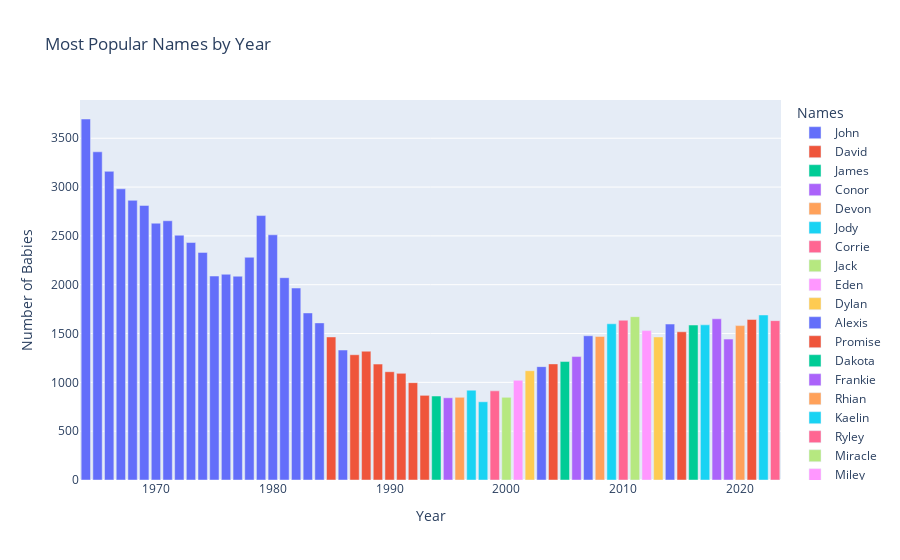

Notebook code cell kept with this figure:
### Code cell
# Group by year and name, and sum the counts
df_agg = df.groupby(['Year', 'Names']).sum().reset_index()

# Find the most popular name for each year
most_popular_names = df_agg.loc[df_agg.groupby('Year')['VALUE'].idxmax()]

# Visualize the most popular names by year
fig = px.bar(most_popular_names, x='Year', y='VALUE', color='Names',
             title='Most Popular Names by Year', labels={'VALUE': 'Number of Babies'})
fig.update_layout(xaxis_title='Year', yaxis_title='Number of Babies')
fig.show()

### Figure 1 — Plotly figure (JSON) as saved in the notebook; plotly's stock layout.template omitted (floating-point values rounded to 4 significant figures)
{"data": [{"alignmentgroup": "True", "hovertemplate": "Names=John<br>Year=%{x}<br>Number of Babies=%{y}<extra></extra>", "legendgroup": "John", "marker": {"color": "#636efa", "pattern": {"shape": ""}}, "name": "John", "offsetgroup": "John", "orientation": "v", "showlegend": true, "textposition": "auto", "type": "bar", "x": [1964, 1965, 1966, 1967, 1968, 1969, 1970, 1971, 1972, 1973, 1974, 1975, 1976, 1977, 1978, 1979, 1980, 1981, 1982, 1983, 1984, 1986], "xaxis": "x", "y": [3697, 3361, 3161, 2982, 2864, 2812, 2630, 2655, 2507, 2432, 2331, 2089, 2107, 2087, 2281, 2708, 2511, 2072, 1966, 1711, 1609, 1331], "yaxis": "y"}, {"alignmentgroup": "True", "hovertemplate": "Names=David<br>Year=%{x}<br>Number of Babies=%{y}<extra></extra>", "legendgroup": "David", "marker": {"color": "#EF553B", "pattern": {"shape": ""}}, "name": "David", "offsetgroup": "David", "orientation": "v", "showlegend": true, "textposition": "auto", "type": "bar", "x": [1985, 1987, 1988, 1989, 1990, 1991, 1992, 1993], "xaxis": "x", "y": [1465, 1283, 1319, 1187, 1109, 1092, 997, 867], "yaxis": "y"}, {"alignmentgroup": "True", "hovertemplate": "Names=James<br>Year=%{x}<br>Number of Babies=%{y}<extra></extra>", "legendgroup": "James", "marker": {"color": "#00cc96", "pattern": {"shape": ""}}, "name": "James", "offsetgroup": "James", "orientation": "v", "showlegend": true, "textposition": "auto", "type": "bar", "x": [1994], "xaxis": "x", "y": [860], "yaxis": "y"}, {"alignmentgroup": "True", "hovertemplate": "Names=Conor<br>Year=%{x}<br>Number of Babies=%{y}<extra></extra>", "legendgroup": "Conor", "marker": {"color": "#ab63fa", "pattern": {"shape": ""}}, "name": "Conor", "offsetgroup": "Conor", "orientation": "v", "showlegend": true, "textposition": "auto", "type": "bar", "x": [1995], "xaxis": "x", "y": [842], "yaxis": "y"}, {"alignmentgroup": "True", "hovertemplate": "Names=Devon<br>Year=%{x}<br>Number of Babies=%{y}<extra></extra>", "legendgroup": "Devon", "marker": {"color": "#FFA15A", "pattern": {"shape": ""}}, "name": "Devon", "offsetgroup": "Devon", "orientation": "v", "showlegend": true, "textposition": "auto", "type": "bar", "x": [1996], "xaxis": "x", "y": [847], "yaxis": "y"}, {"alignmentgroup": "True", "hovertemplate": "Names=Jody<br>Year=%{x}<br>Number of Babies=%{y}<extra></extra>", "legendgroup": "Jody", "marker": {"color": "#19d3f3", "pattern": {"shape": ""}}, "name": "Jody", "offsetgroup": "Jody", "orientation": "v", "showlegend": true, "textposition": "auto", "type": "bar", "x": [1997, 1998, 2017], "xaxis": "x", "y": [920, 801, 1589], "yaxis": "y"}, {"alignmentgroup": "True", "hovertemplate": "Names=Corrie<br>Year=%{x}<br>Number of Babies=%{y}<extra></extra>", "legendgroup": "Corrie", "marker": {"color": "#FF6692", "pattern": {"shape": ""}}, "name": "Corrie", "offsetgroup": "Corrie", "orientation": "v", "showlegend": true, "textposition": "auto", "type": "bar", "x": [1999], "xaxis": "x", "y": [913], "yaxis": "y"}, {"alignmentgroup": "True", "hovertemplate": "Names=Jack<br>Year=%{x}<br>Number of Babies=%{y}<extra></extra>", "legendgroup": "Jack", "marker": {"color": "#B6E880", "pattern": {"shape": ""}}, "name": "Jack", "offsetgroup": "Jack", "orientation": "v", "showlegend": true, "textposition": "auto", "type": "bar", "x": [2000], "xaxis": "x", "y": [847], "yaxis": "y"}, {"alignmentgroup": "True", "hovertemplate": "Names=Eden<br>Year=%{x}<br>Number of Babies=%{y}<extra></extra>", "legendgroup": "Eden", "marker": {"color": "#FF97FF", "pattern": {"shape": ""}}, "name": "Eden", "offsetgroup": "Eden", "orientation": "v", "showlegend": true, "textposition": "auto", "type": "bar", "x": [2001], "xaxis": "x", "y": [1021], "yaxis": "y"}, {"alignmentgroup": "True", "hovertemplate": "Names=Dylan<br>Year=%{x}<br>Number of Babies=%{y}<extra></extra>", "legendgroup": "Dylan", "marker": {"color": "#FECB52", "pattern": {"shape": ""}}, "name": "Dylan", "offsetgroup": "Dylan", "orientation": "v", "showlegend": true, "textposition": "auto", "type": "bar", "x": [2002], "xaxis": "x", "y": [1119], "yaxis": "y"}, {"alignmentgroup": "True", "hovertemplate": "Names=Alexis<br>Year=%{x}<br>Number of Babies=%{y}<extra></extra>", "legendgroup": "Alexis", "marker": {"color": "#636efa", "pattern": {"shape": ""}}, "name": "Alexis", "offsetgroup": "Alexis", "orientation": "v", "showlegend": true, "textposition": "auto", "type": "bar", "x": [2003, 2007], "xaxis": "x", "y": [1161, 1477], "yaxis": "y"}, {"alignmentgroup": "True", "hovertemplate": "Names=Promise<br>Year=%{x}<br>Number of Babies=%{y}<extra></extra>", "legendgroup": "Promise", "marker": {"color": "#EF553B", "pattern": {"shape": ""}}, "name": "Promise", "offsetgroup": "Promise", "orientation": "v", "showlegend": true, "textposition": "auto", "type": "bar", "x": [2004], "xaxis": "x", "y": [1189], "yaxis": "y"}, {"alignmentgroup": "True", "hovertemplate": "Names=Dakota<br>Year=%{x}<br>Number of Babies=%{y}<extra></extra>", "legendgroup": "Dakota", "marker": {"color": "#00cc96", "pattern": {"shape": ""}}, "name": "Dakota", "offsetgroup": "Dakota", "orientation": "v", "showlegend": true, "textposition": "auto", "type": "bar", "x": [2005], "xaxis": "x", "y": [1213], "yaxis": "y"}, {"alignmentgroup": "True", "hovertemplate": "Names=Frankie<br>Year=%{x}<br>Number of Babies=%{y}<extra></extra>", "legendgroup": "Frankie", "marker": {"color": "#ab63fa", "pattern": {"shape": ""}}, "name": "Frankie", "offsetgroup": "Frankie", "orientation": "v", "showlegend": true, "textposition": "auto", "type": "bar", "x": [2006], "xaxis": "x", "y": [1264], "yaxis": "y"}, {"alignmentgroup": "True", "hovertemplate": "Names=Rhian<br>Year=%{x}<br>Number of Babies=%{y}<extra></extra>", "legendgroup": "Rhian", "marker": {"color": "#FFA15A", "pattern": {"shape": ""}}, "name": "Rhian", "offsetgroup": "Rhian", "orientation": "v", "showlegend": true, "textposition": "auto", "type": "bar", "x": [2008], "xaxis": "x", "y": [1470], "yaxis": "y"}, {"alignmentgroup": "True", "hovertemplate": "Names=Kaelin<br>Year=%{x}<br>Number of Babies=%{y}<extra></extra>", "legendgroup": "Kaelin", "marker": {"color": "#19d3f3", "pattern": {"shape": ""}}, "name": "Kaelin", "offsetgroup": "Kaelin", "orientation": "v", "showlegend": true, "textposition": "auto", "type": "bar", "x": [2009], "xaxis": "x", "y": [1600], "yaxis": "y"}, {"alignmentgroup": "True", "hovertemplate": "Names=Ryley<br>Year=%{x}<br>Number of Babies=%{y}<extra></extra>", "legendgroup": "Ryley", "marker": {"color": "#FF6692", "pattern": {"shape": ""}}, "name": "Ryley", "offsetgroup": "Ryley", "orientation": "v", "showlegend": true, "textposition": "auto", "type": "bar", "x": [2010], "xaxis": "x", "y": [1636], "yaxis": "y"}, {"alignmentgroup": "True", "hovertemplate": "Names=Miracle<br>Year=%{x}<br>Number of Babies=%{y}<extra></extra>", "legendgroup": "Miracle", "marker": {"color": "#B6E880", "pattern": {"shape": ""}}, "name": "Miracle", "offsetgroup": "Miracle", "orientation": "v", "showlegend": true, "textposition": "auto", "type": "bar", "x": [2011], "xaxis": "x", "y": [1673], "yaxis": "y"}, {"alignmentgroup": "True", "hovertemplate": "Names=Miley<br>Year=%{x}<br>Number of Babies=%{y}<extra></extra>", "legendgroup": "Miley", "marker": {"color": "#FF97FF", "pattern": {"shape": ""}}, "name": "Miley", "offsetgroup": "Miley", "orientation": "v", "showlegend": true, "textposition": "auto", "type": "bar", "x": [2012], "xaxis": "x", "y": [1530], "yaxis": "y"}, {"alignmentgroup": "True", "hovertemplate": "Names=Reagan<br>Year=%{x}<br>Number of Babies=%{y}<extra></extra>", "legendgroup": "Reagan", "marker": {"color": "#FECB52", "pattern": {"shape": ""}}, "name": "Reagan", "offsetgroup": "Reagan", "orientation": "v", "showlegend": true, "textposition": "auto", "type": "bar", "x": [2013], "xaxis": "x", "y": [1465], "yaxis": "y"}, {"alignmentgroup": "True", "hovertemplate": "Names=Ariel<br>Year=%{x}<br>Number of Babies=%{y}<extra></extra>", "legendgroup": "Ariel", "marker": {"color": "#636efa", "pattern": {"shape": ""}}, "name": "Ariel", "offsetgroup": "Ariel", "orientation": "v", "showlegend": true, "textposition": "auto", "type": "bar", "x": [2014], "xaxis": "x", "y": [1597], "yaxis": "y"}, {"alignmentgroup": "True", "hovertemplate": "Names=Regan<br>Year=%{x}<br>Number of Babies=%{y}<extra></extra>", "legendgroup": "Regan", "marker": {"color": "#EF553B", "pattern": {"shape": ""}}, "name": "Regan", "offsetgroup": "Regan", "orientation": "v", "showlegend": true, "textposition": "auto", "type": "bar", "x": [2015, 2021], "xaxis": "x", "y": [1518, 1644], "yaxis": "y"}, {"alignmentgroup": "True", "hovertemplate": "Names=Yu<br>Year=%{x}<br>Number of Babies=%{y}<extra></extra>", "legendgroup": "Yu", "marker": {"color": "#00cc96", "pattern": {"shape": ""}}, "name": "Yu", "offsetgroup": "Yu", "orientation": "v", "showlegend": true, "textposition": "auto", "type": "bar", "x": [2016], "xaxis": "x", "y": [1587], "yaxis": "y"}, {"alignmentgroup": "True", "hovertemplate": "Names=Bobbie<br>Year=%{x}<br>Number of Babies=%{y}<extra></extra>", "legendgroup": "Bobbie", "marker": {"color": "#ab63fa", "pattern": {"shape": ""}}, "name": "Bobbie", "offsetgroup": "Bobbie", "orientation": "v", "showlegend": true, "textposition": "auto", "type": "bar", "x": [2018, 2019], "xaxis": "x", "y": [1651, 1443], "yaxis": "y"}, {"alignmentgroup": "True", "hovertemplate": "Names=Croí<br>Year=%{x}<br>Number of Babies=%{y}<extra></extra>", "legendgroup": "Croí", "marker": {"color": "#FFA15A", "pattern": {"shape": ""}}, "name": "Croí", "offsetgroup": "Croí", "orientation": "v", "showlegend": true, "textposition": "auto", "type": "bar", "x": [2020], "xaxis": "x", "y": [1581], "yaxis": "y"}, {"alignmentgroup": "True", "hovertemplate": "Names=Gabriele<br>Year=%{x}<br>Number of Babies=%{y}<extra></extra>", "legendgroup": "Gabriele", "marker": {"color": "#19d3f3", "pattern": {"shape": ""}}, "name": "Gabriele", "offsetgroup": "Gabriele", "orientation": "v", "showlegend": true, "textposition": "auto", "type": "bar", "x": [2022], "xaxis": "x", "y": [1690], "yaxis": "y"}, {"alignmentgroup": "True", "hovertemplate": "Names=Issa<br>Year=%{x}<br>Number of Babies=%{y}<extra></extra>", "legendgroup": "Issa", "marker": {"color": "#FF6692", "pattern": {"shape": ""}}, "name": "Issa", "offsetgroup": "Issa", "orientation": "v", "showlegend": true, "textposition": "auto", "type": "bar", "x": [2023], "xaxis": "x", "y": [1632], "yaxis": "y"}], "layout": {"autosize": true, "barmode": "relative", "legend": {"title": {"text": "Names"}, "tracegroupgap": 0}, "title": {"text": "Most Popular Names by Year"}, "xaxis": {"anchor": "y", "autorange": true, "domain": [0, 1], "range": [1964.0, 2024.0], "title": {"text": "Year"}, "type": "linear"}, "yaxis": {"anchor": "x", "autorange": true, "domain": [0, 1], "range": [0, 3892.0], "title": {"text": "Number of Babies"}, "type": "linear"}}}
